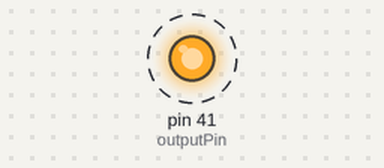
A sketch run on a simulated Arduino Mega 2560, built with avr-gcc and run on an emulated ATmega2560. Shown: output pins drawn as LEDs (lit = HIGH). Dashed ring = blinking. What the sketch prints to the serial monitor is not drawn.

Above: at 0.5 s.
Timing chart, 0 to 4.6 s (numbered marks = the images above):
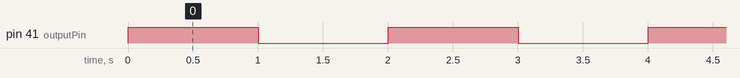

Measured:
- by itself, pin 41 (outputPin): alternates HIGH for 1.0 s and LOW for 1.0 s

The sketch:

ArduinoToFPGA.ino
```cpp
const int outputPin = 41;

void setup() {
  // put your setup code here, to run once:
  Serial.begin(9600);
  pinMode(outputPin, OUTPUT);
}

void loop() {
  // put your main code here, to run repeatedly:

  digitalWrite(outputPin, HIGH);
  Serial.println("High");
  delay(1000);
  digitalWrite(outputPin, LOW);
  Serial.println("Low");
  delay(1000);
}
```
